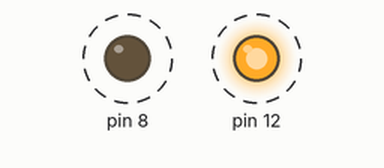
Simulated run of this sketch. Board: Arduino Uno, built with avr-gcc and run on an emulated ATmega328P. Parts: output pins drawn as LEDs (lit = HIGH). Dashed ring = blinking.

Above: at 0.17 s.
Timing chart, 0 to 3.2 s (numbered marks = the images above):
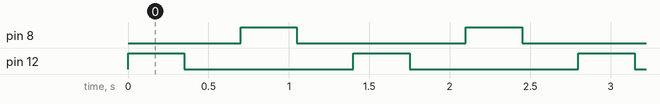

The sketch:

Led_blink.ino
```cpp
void setup() {
  pinMode(12, OUTPUT);
  pinMode(8, OUTPUT);
}

void loop()
{
  digitalWrite(12, HIGH);
  delay(350);
  digitalWrite(12, LOW);
  delay(350);


  digitalWrite(8, HIGH);
  delay(350);
  digitalWrite(8, LOW);
  delay(350);
}
```

Measured:
- by itself, pin 8, pin 12: alternates HIGH for 0.35 s and LOW for 1.1 s
- by itself, everything shown: repeats every 1.4 s, in 4 steps
